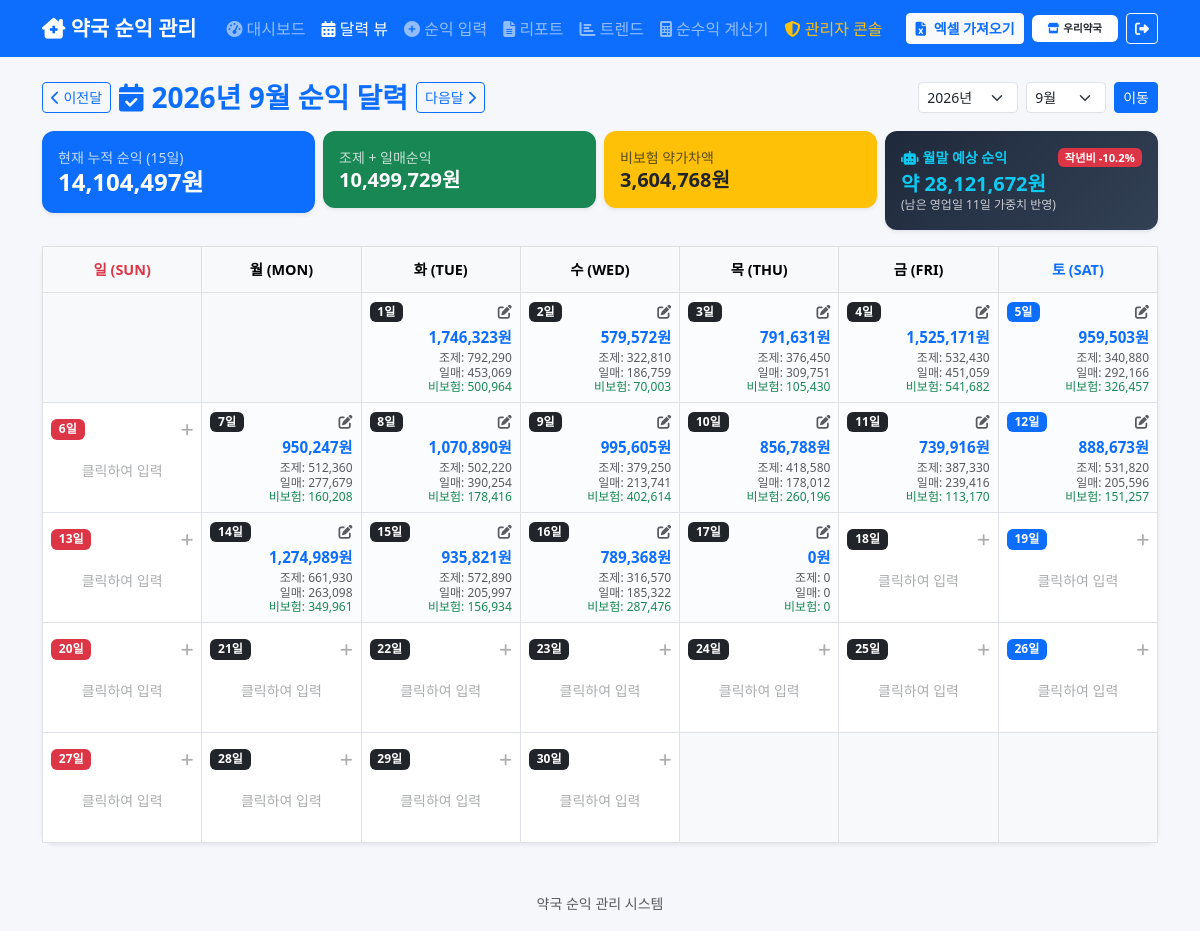
The app's page /calendar (signed in) with its own data.
### tables this page shows
CREATE TABLE monthly_summary (
            id INTEGER PRIMARY KEY AUTOINCREMENT,
            year INTEGER NOT NULL,
            month INTEGER NOT NULL,
            dispensing_plus_daily_total INTEGER DEFAULT 0,
            non_insurance_total INTEGER DEFAULT 0,
            grand_total INTEGER DEFAULT 0,
            prev_month_diff INTEGER DEFAULT 0, user_id INTEGER DEFAULT 1,
            UNIQUE(year, month)
        );

CREATE TABLE daily_profit (
            id INTEGER PRIMARY KEY AUTOINCREMENT,
            date TEXT NOT NULL UNIQUE,
            day_of_week TEXT NOT NULL,
            dispensing_fee INTEGER DEFAULT 0,
            daily_net_profit INTEGER DEFAULT 0,
            dispensing_plus_daily INTEGER DEFAULT 0,
            non_insurance_margin INTEGER DEFAULT 0,
            total INTEGER DEFAULT 0,
            memo TEXT,
            created_at TEXT DEFAULT (datetime('now', 'localtime')),
            updated_at TEXT DEFAULT (datetime('now', 'localtime'))
        , user_id INTEGER DEFAULT 1);

### app.py (the view)
@app.route('/calendar')
@login_required
def calendar_view():
    user_id = session['user_id']
    conn = get_db()
    try:
        years_rows = conn.execute('SELECT DISTINCT year FROM monthly_summary WHERE user_id = ? AND grand_total > 0 ORDER BY year DESC', (user_id,)).fetchall()
        years = [r['year'] for r in years_rows]
        latest = get_latest_month_summary(user_id, conn)
        default_year = latest['year'] if latest['year'] > 0 else datetime.date.today().year
        default_month = latest['month'] if latest['month'] > 0 else datetime.date.today().month
        year = request.args.get('year', default_year, type=int)
        month = request.args.get('month', default_month, type=int)
        prev_year, prev_month = (year - 1, 12) if month == 1 else (year, month - 1)
        next_year, next_month = (year + 1, 1) if month == 12 else (year, month + 1)
        date_prefix = f"{year}-{month:02d}"
        rows = conn.execute('SELECT * FROM daily_profit WHERE user_id = ? AND date LIKE ?', (user_id, date_prefix + '%')).fetchall()
        profit_by_day = {}
        for r in rows:
            d_num = int(r['date'].split('-')[2])
            profit_by_day[d_num] = dict(r)
        calendar.setfirstweekday(calendar.SUNDAY)
        cal_weeks = calendar.monthcalendar(year, month)
        month_summary = conn.execute(
            'SELECT * FROM monthly_summary WHERE user_id = ? AND year = ? AND month = ?',
            (user_id, year, month)
        ).fetchone()
        total_days_worked = len(rows)
        avg_daily = int(month_summary['grand_total']) // total_days_worked if (month_summary and total_days_worked > 0) else 0
        forecast = get_month_forecast(conn, user_id, year, month, entered_rows=rows)
    finally:
        conn.close()
    return render_template(
        'calendar.html',
        year=year,
        month=month,
        years=years,
        prev_year=prev_year,
        prev_month=prev_month,
        next_year=next_year,
        next_month=next_month,
        cal_weeks=cal_weeks,
        profit_by_day=profit_by_day,
        month_summary=month_summary,
        total_days_worked=total_days_worked,
        avg_daily=avg_daily,
        forecast=forecast
    )

### app.py (called while the page is built)
def login_required(f):
    @wraps(f)
    def decorated_function(*args, **kwargs):
        if 'user_id' not in session:
            return redirect(url_for('login'))
        return f(*args, **kwargs)
    return decorated_function

### database.py (called while the page is built)
def get_database_url():
    url = os.environ.get('DATABASE_URL')
    if url and url.startswith('postgres://'):
        url = url.replace('postgres://', 'postgresql://', 1)
    return url

### templates/calendar.html (shortened to what this page needs)
{% extends 'base.html' %}
{% block content %}
<div class="d-flex flex-wrap justify-content-between align-items-center mb-3">
    <div class="d-flex align-items-center gap-2 mb-2 mb-md-0">
        <a href="/calendar?year={{ prev_year }}&month={{ prev_month }}" class="btn btn-outline-primary btn-sm">
            <i class="fas fa-chevron-left"></i> 이전달
        </a>
        <h3 class="fw-bold mb-0 text-primary">
            <i class="fas fa-calendar-check me-2"></i>{{ year }}년 {{ month }}월 순익 달력
        </h3>
        <a href="/calendar?year={{ next_year }}&month={{ next_month }}" class="btn btn-outline-primary btn-sm">
            다음달 <i class="fas fa-chevron-right"></i>
        </a>
    </div>
    <form method="GET" action="/calendar" class="d-flex gap-2 align-items-center">
        <select name="year" class="form-select form-select-sm" style="width: 100px;">
            {% for y in years %}
            <option value="{{ y }}" {% if y == year %}selected{% endif %}>{{ y }}년</option>
            {% endfor %}
        </select>
        <select name="month" class="form-select form-select-sm" style="width: 80px;">
            {% for m in range(1, 13) %}
            <option value="{{ m }}" {% if m == month %}selected{% endif %}>{{ m }}월</option>
            {% endfor %}
        </select>
        <button type="submit" class="btn btn-sm btn-primary">이동</button>
    </form>
</div>
<div class="row g-2 mb-3">
    <div class="col-6 col-md-3">
        <div class="card p-3 border-0 bg-primary text-white shadow-sm">
            <small class="opacity-75">현재 누적 순익 ({{ total_days_worked }}일)</small>
            <h4 class="fw-bold mb-0">{{ "{:,}".format((month_summary.grand_total or 0) if month_summary else 0) }}원</h4>
        </div>
    </div>
    <div class="col-6 col-md-3">
        <div class="card p-3 border-0 bg-success text-white shadow-sm">
            <small class="opacity-75">조제 + 일매순익</small>
            <h5 class="fw-bold mb-0">{{ "{:,}".format((month_summary.dispensing_plus_daily_total or 0) if month_summary else 0) }}원</h5>
        </div>
    </div>
    <div class="col-6 col-md-3">
        <div class="card p-3 border-0 bg-warning text-dark shadow-sm">
            <small class="opacity-75">비보험 약가차액</small>
            <h5 class="fw-bold mb-0">{{ "{:,}".format((month_summary.non_insurance_total or 0) if month_summary else 0) }}원</h5>
        </div>
    </div>
    <div class="col-6 col-md-3">
        <div class="card p-3 border-0 shadow-sm" style="background: linear-gradient(135deg, #1e293b, #334155); color: white;">
            <div class="d-flex justify-content-between align-items-center">
                <small class="text-info fw-bold"><i class="fas fa-robot me-1"></i>월말 예상 순익</small>
                <span class="badge {% if forecast.yoy_growth_pct >= 0 %}bg-success{% else %}bg-danger{% endif %} text-white" style="font-size: 0.7rem;">
                    작년비 {{ "{:+,}".format(forecast.yoy_growth_pct) }}%
                </span>
            </div>
            <h5 class="fw-bold mb-0 mt-1 text-info">약 {{ "{:,}".format(forecast.forecast_total) }}원</h5>
            <small class="opacity-75" style="font-size: 0.75rem;">(남은 영업일 {{ forecast.remaining_business_days }}일 가중치 반영)</small>
        </div>
    </div>
</div>
<div class="card border-0 shadow-sm mb-4">
    <div class="card-body p-0">
        <div class="table-responsive">
            <table class="table table-bordered mb-0 calendar-table text-center align-middle">
                <thead>
                    <tr class="table-light">
                        <th class="text-danger" style="width: 14.28%;">일 (SUN)</th>
                        <th style="width: 14.28%;">월 (MON)</th>
                        <th style="width: 14.28%;">화 (TUE)</th>
                        <th style="width: 14.28%;">수 (WED)</th>
                        <th style="width: 14.28%;">목 (THU)</th>
                        <th style="width: 14.28%;">금 (FRI)</th>
                        <th class="text-primary" style="width: 14.28%;">토 (SAT)</th>
                    </tr>
                </thead>
                <tbody>
                    {% for week in cal_weeks %}
                    <tr>
                        {% for day in week %}
                        {% set col_idx = loop.index0 %}
                        {% if day == 0 %}
                        <td class="bg-light calendar-empty-cell"></td>
                        {% else %}
                        {% set p = profit_by_day.get(day) %}
                        <td class="calendar-day-cell {% if p %}has-data{% endif %}"
                            data-date="{{ year }}-{{ '%02d' % month }}-{{ '%02d' % day }}"
                            data-dispensing="{{ p.dispensing_fee if p else 0 }}"
                            data-daily="{{ p.daily_net_profit if p else 0 }}"
                            data-non-insurance="{{ p.non_insurance_margin if p else 0 }}"
                            data-memo="{{ (p.memo if p and p.memo else '')|e }}">
                            <div class="d-flex justify-content-between align-items-center mb-1">
                                <span class="badge {% if col_idx == 0 %}bg-danger{% elif col_idx == 6 %}bg-primary{% else %}bg-dark{% endif %}">
                                    {{ day }}일
                                </span>
                                {% if p %}
                                <small class="text-muted"><i class="fas fa-edit text-muted"></i></small>
                                {% else %}
                                <small class="text-muted opacity-50"><i class="fas fa-plus"></i></small>
                                {% endif %}
                            </div>
                            {% if p %}
                            <div class="calendar-profit-info text-end">
                                <div class="profit-total fw-bold text-primary">{{ "{:,}".format(p.total) }}원</div>
                                <div class="profit-sub small text-muted">조제: {{ "{:,}".format(p.dispensing_fee) }}</div>
                                <div class="profit-sub small text-muted">일매: {{ "{:,}".format(p.daily_net_profit) }}</div>
                                <div class="profit-sub small text-success">비보험: {{ "{:,}".format(p.non_insurance_margin) }}</div>
                            </div>
                            {% else %}
                            <div class="py-3 text-muted small opacity-50">
                                클릭하여 입력
                            </div>
                            {% endif %}
                        </td>
                        {% endif %}
                        {% endfor %}
                    </tr>
                    {% endfor %}
                </tbody>
            </table>
        </div>
    </div>
</div>
{% endblock %}

### static/css/style.css (style rules this page uses)
:root { --primary: #0d6efd; --success: #198754; --info: #0dcaf0; --warning: #ffc107; --danger: #dc3545; }
body { background-color: #f5f7fa; font-family: 'Segoe UI', 'Malgun Gothic', sans-serif; }
.card { border: none; border-radius: 12px; box-shadow: 0 2px 12px rgba(0,0,0,0.08); }
.table th { font-weight: 600; font-size: 0.9rem; }
.table td { vertical-align: middle; }

### templates/calendar.html (style rules this page uses)
.calendar-table th { padding: 12px; font-weight: bold; }
.calendar-day-cell { height: 110px; padding: 8px !important; vertical-align: top; cursor: pointer; transition: background-color 0.2s; background-color: #ffffff; }
.calendar-day-cell.has-data { background-color: #fafcfe; }
.calendar-profit-info .profit-total { font-size: 0.95rem; margin-top: 4px; margin-bottom: 2px; }
.calendar-profit-info .profit-sub { font-size: 0.75rem; line-height: 1.2; }

### records on screen
monthly_summary: year "2026", year "2026년", grand_total "14,104,497", dispensing_plus_daily_total "10,499,729", non_insurance_total "3,604,768"
daily_profit: total "1,746,323", dispensing_fee "792,290", daily_net_profit "453,069", non_insurance_margin "500,964"
daily_profit: total "579,572", dispensing_fee "322,810", daily_net_profit "186,759", non_insurance_margin "70,003"
daily_profit: total "791,631", dispensing_fee "376,450", daily_net_profit "309,751", non_insurance_margin "105,430"
daily_profit: total "1,525,171", dispensing_fee "532,430", daily_net_profit "451,059", non_insurance_margin "541,682"
daily_profit: total "959,503", dispensing_fee "340,880", daily_net_profit "292,166", non_insurance_margin "326,457"
daily_profit: total "950,247", dispensing_fee "512,360", daily_net_profit "277,679", non_insurance_margin "160,208"
daily_profit: total "1,070,890", dispensing_fee "502,220", daily_net_profit "390,254", non_insurance_margin "178,416"
daily_profit: total "995,605", dispensing_fee "379,250", daily_net_profit "213,741", non_insurance_margin "402,614"
daily_profit: total "856,788", dispensing_fee "418,580", daily_net_profit "178,012", non_insurance_margin "260,196"
daily_profit: total "739,916", dispensing_fee "387,330", daily_net_profit "239,416", non_insurance_margin "113,170"
daily_profit: total "888,673", dispensing_fee "531,820", daily_net_profit "205,596", non_insurance_margin "151,257"
daily_profit: total "1,274,989", dispensing_fee "661,930", daily_net_profit "263,098", non_insurance_margin "349,961"
daily_profit: total "935,821", dispensing_fee "572,890", daily_net_profit "205,997", non_insurance_margin "156,934"
daily_profit: total "789,368", dispensing_fee "316,570", daily_net_profit "185,322", non_insurance_margin "287,476"
daily_profit: total "0", dispensing_fee "0", daily_net_profit "0", non_insurance_margin "0"

### other values on screen
{{ session.get('pharmacy_name', '약국') }} "우리약국"
{{ month }} "9"
{{ total_days_worked }} "15"
{{ "{:+,}".format(forecast.yoy_growth_pct) }} "-10.2"
{{ "{:,}".format(forecast.forecast_total) }} "28,121,672"
{{ forecast.remaining_business_days }} "11"
{{ day }} "1" "2" "3" "4" "5" "6" "7" "8" "9" "10" "11" "12" "13" "14" "15" "16" "17" "18" "19" "20" "21" "22" "23" "24" "25" "26" "27" "28" "29" "30"
form field month "9월"
